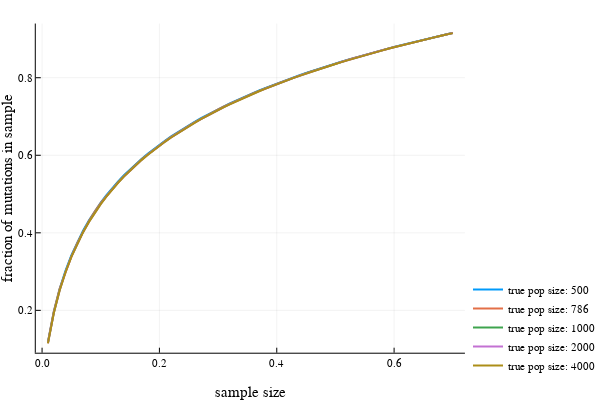

The code cell stored with this chart in its notebook:
### Code cell
# ----- plotting -----

h = plot(sampleFracs_f, sampleMuts_n_ss[1], label="true pop size: "*string(popSizes_n[1]), 
    legend=:bottomright, linewidth=2, dpi=200)
for i in 2:length(sampleMuts_n_ss)
    plot!(sampleFracs_f, sampleMuts_n_ss[i], label="true pop size: "*string(popSizes_n[i]), linewidth=2)
end
# xlims!((0, 1))
# ylims!((10^-3, 10^4))
xlabel!("sample size")
ylabel!("fraction of mutations in sample")

# title!("Discrete Freqspace")
display(h)
